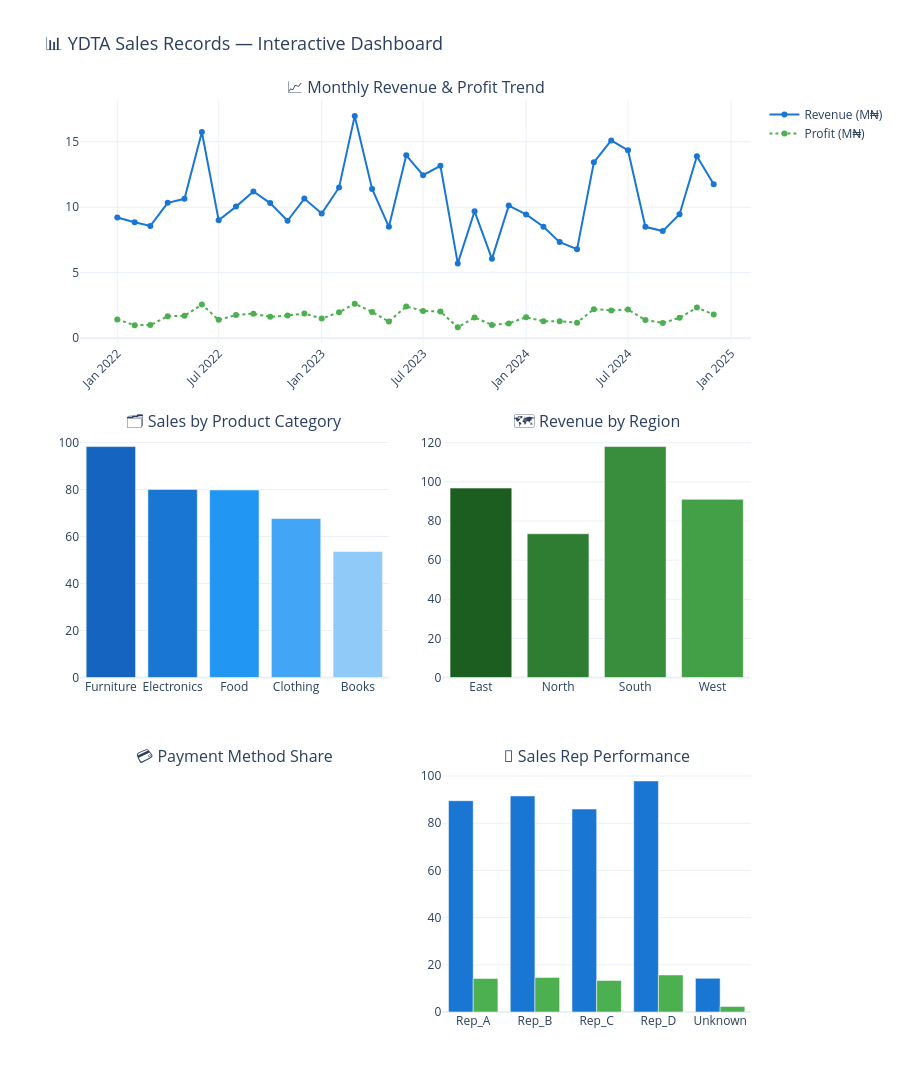

Notebook code for this chart:
### Code cell
fig = make_subplots( 
    rows=3, cols=2, 
    subplot_titles=[ 
        '📈 Monthly Revenue & Profit Trend',
        '🗂️ Sales by Product Category', 
        '🗺️ Revenue by Region', 
        '💳 Payment Method Share', 
        '👤 Sales Rep Performance', 
        '🔥 Category vs Region Heatmap' 
    ], 
    specs=[[{'colspan': 2}, None], [{}, {}], [{}, {}]], 
    vertical_spacing=0.10, horizontal_spacing=0.08 
) 
  
# Panel 1: Monthly Trend 
fig.add_trace(go.Scatter(x=monthly_trend['Period'], 
    y=monthly_trend['Total_Sales']/1e6, 
    mode='lines+markers', name='Revenue (M₦)', 
    line=dict(color='#1976D2', width=2)), row=1, col=1) 
  
fig.add_trace(go.Scatter(x=monthly_trend['Period'], 
    y=monthly_trend['Profit']/1e6, 
    mode='lines+markers', name='Profit (M₦)', 
    line=dict(color='#4CAF50', width=2, dash='dot')), row=1, col=1) 
  
# Panel 2: Category Sales 
cat_s = cat_summary.sort_values('Total_Sales', ascending=False) 
fig.add_trace(go.Bar(x=cat_s['Product_Category'], 
    y=cat_s['Total_Sales']/1e6, name='Sales by Category', 
    marker_color=['#1565C0','#1976D2','#2196F3','#42A5F5','#90CAF9'], 
    showlegend=False), row=2, col=1) 
  
# Panel 3: Region Revenue 
fig.add_trace(go.Bar(x=region_summary['Region'], 
    y=region_summary['Total_Sales']/1e6, name='Sales by Region', 
    marker_color=['#1B5E20','#2E7D32','#388E3C','#43A047'], 
    showlegend=False), row=2, col=2) 
  

  
# Panel 5: Sales Rep 
fig.add_trace(go.Bar(x=rep_summary['Sales_Rep'], 
    y=rep_summary['Total_Sales']/1e6, 
    name='Rep Revenue', marker_color='#1976D2', showlegend=False), row=3, col=2) 
fig.add_trace(go.Bar(x=rep_summary['Sales_Rep'], 
    y=rep_summary['Profit']/1e6, 
  
    name='Rep Profit', marker_color='#4CAF50', showlegend=False), row=3, col=2) 
  
fig.update_layout(height=1100, 
    title_text='📊 YDTA Sales Records — Interactive Dashboard', 
    title_font_size=18, template='plotly_white') 
fig.update_xaxes(tickangle=-45, row=1, col=1) 
fig.show()

### Figure 1 — Plotly figure (JSON) as saved in the notebook; plotly's stock layout.template omitted (floating-point values rounded to 4 significant figures)
{"data": [{"line": {"color": "#1976D2", "width": 2}, "mode": "lines+markers", "name": "Revenue (M₦)", "type": "scatter", "x": ["2022-01", "2022-02", "2022-03", "2022-04", "2022-05", "2022-06", "2022-07", "2022-08", "2022-09", "2022-10", "2022-11", "2022-12", "2023-01", "2023-02", "2023-03", "2023-04", "2023-05", "2023-06", "2023-07", "2023-08", "2023-09", "2023-10", "2023-11", "2023-12", "2024-01", "2024-02", "2024-03", "2024-04", "2024-05", "2024-06", "2024-07", "2024-08", "2024-09", "2024-10", "2024-11", "2024-12"], "xaxis": "x", "y": [9.22, 8.847, 8.571, 10.34, 10.64, 15.74, 9.007, 10.05, 11.2, 10.32, 8.963, 10.66, 9.518, 11.51, 16.97, 11.39, 8.502, 13.96, 12.44, 13.16, 5.712, 9.689, 6.059, 10.12, 9.448, 8.507, 7.335, 6.793, 13.43, 15.1, 14.34, 8.505, 8.177, 9.467, 13.89, 11.76], "yaxis": "y"}, {"line": {"color": "#4CAF50", "dash": "dot", "width": 2}, "mode": "lines+markers", "name": "Profit (M₦)", "type": "scatter", "x": ["2022-01", "2022-02", "2022-03", "2022-04", "2022-05", "2022-06", "2022-07", "2022-08", "2022-09", "2022-10", "2022-11", "2022-12", "2023-01", "2023-02", "2023-03", "2023-04", "2023-05", "2023-06", "2023-07", "2023-08", "2023-09", "2023-10", "2023-11", "2023-12", "2024-01", "2024-02", "2024-03", "2024-04", "2024-05", "2024-06", "2024-07", "2024-08", "2024-09", "2024-10", "2024-11", "2024-12"], "xaxis": "x", "y": [1.425, 0.997, 1.002, 1.673, 1.708, 2.564, 1.398, 1.775, 1.872, 1.63, 1.736, 1.88, 1.497, 1.98, 2.636, 2.003, 1.267, 2.423, 2.083, 2.037, 0.8319, 1.587, 1.007, 1.124, 1.593, 1.295, 1.286, 1.185, 2.217, 2.123, 2.188, 1.384, 1.16, 1.556, 2.336, 1.808], "yaxis": "y"}, {"marker": {"color": ["#1565C0", "#1976D2", "#2196F3", "#42A5F5", "#90CAF9"]}, "name": "Sales by Category", "showlegend": false, "type": "bar", "x": ["Furniture", "Electronics", "Food", "Clothing", "Books"], "xaxis": "x2", "y": [98.24, 80.03, 79.79, 67.65, 53.64], "yaxis": "y2"}, {"marker": {"color": ["#1B5E20", "#2E7D32", "#388E3C", "#43A047"]}, "name": "Sales by Region", "showlegend": false, "type": "bar", "x": ["East", "North", "South", "West"], "xaxis": "x3", "y": [96.81, 73.46, 118.0, 91.05], "yaxis": "y3"}, {"marker": {"color": "#1976D2"}, "name": "Rep Revenue", "showlegend": false, "type": "bar", "x": ["Rep_A", "Rep_B", "Rep_C", "Rep_D", "Unknown"], "xaxis": "x5", "y": [89.56, 91.57, 86.02, 97.92, 14.27], "yaxis": "y5"}, {"marker": {"color": "#4CAF50"}, "name": "Rep Profit", "showlegend": false, "type": "bar", "x": ["Rep_A", "Rep_B", "Rep_C", "Rep_D", "Unknown"], "xaxis": "x5", "y": [14.21, 14.66, 13.36, 15.69, 2.346], "yaxis": "y5"}], "layout": {"annotations": [{"font": {"size": 16}, "showarrow": false, "text": "📈 Monthly Revenue & Profit Trend", "x": 0.5, "xanchor": "center", "xref": "paper", "y": 1, "yanchor": "bottom", "yref": "paper"}, {"font": {"size": 16}, "showarrow": false, "text": "🗂️ Sales by Product Category", "x": 0.23, "xanchor": "center", "xref": "paper", "y": 0.6333, "yanchor": "bottom", "yref": "paper"}, {"font": {"size": 16}, "showarrow": false, "text": "🗺️ Revenue by Region", "x": 0.77, "xanchor": "center", "xref": "paper", "y": 0.6333, "yanchor": "bottom", "yref": "paper"}, {"font": {"size": 16}, "showarrow": false, "text": "💳 Payment Method Share", "x": 0.23, "xanchor": "center", "xref": "paper", "y": 0.2667, "yanchor": "bottom", "yref": "paper"}, {"font": {"size": 16}, "showarrow": false, "text": "👤 Sales Rep Performance", "x": 0.77, "xanchor": "center", "xref": "paper", "y": 0.2667, "yanchor": "bottom", "yref": "paper"}], "height": 1100, "title": {"font": {"size": 18}, "text": "📊 YDTA Sales Records — Interactive Dashboard"}, "xaxis": {"anchor": "y", "domain": [0, 1], "tickangle": -45}, "xaxis2": {"anchor": "y2", "domain": [0, 0.46]}, "xaxis3": {"anchor": "y3", "domain": [0.54, 1]}, "xaxis4": {"anchor": "y4", "domain": [0, 0.46]}, "xaxis5": {"anchor": "y5", "domain": [0.54, 1]}, "yaxis": {"anchor": "x", "domain": [0.7333, 1]}, "yaxis2": {"anchor": "x2", "domain": [0.3667, 0.6333]}, "yaxis3": {"anchor": "x3", "domain": [0.3667, 0.6333]}, "yaxis4": {"anchor": "x4", "domain": [0, 0.2667]}, "yaxis5": {"anchor": "x5", "domain": [0, 0.2667]}}}
